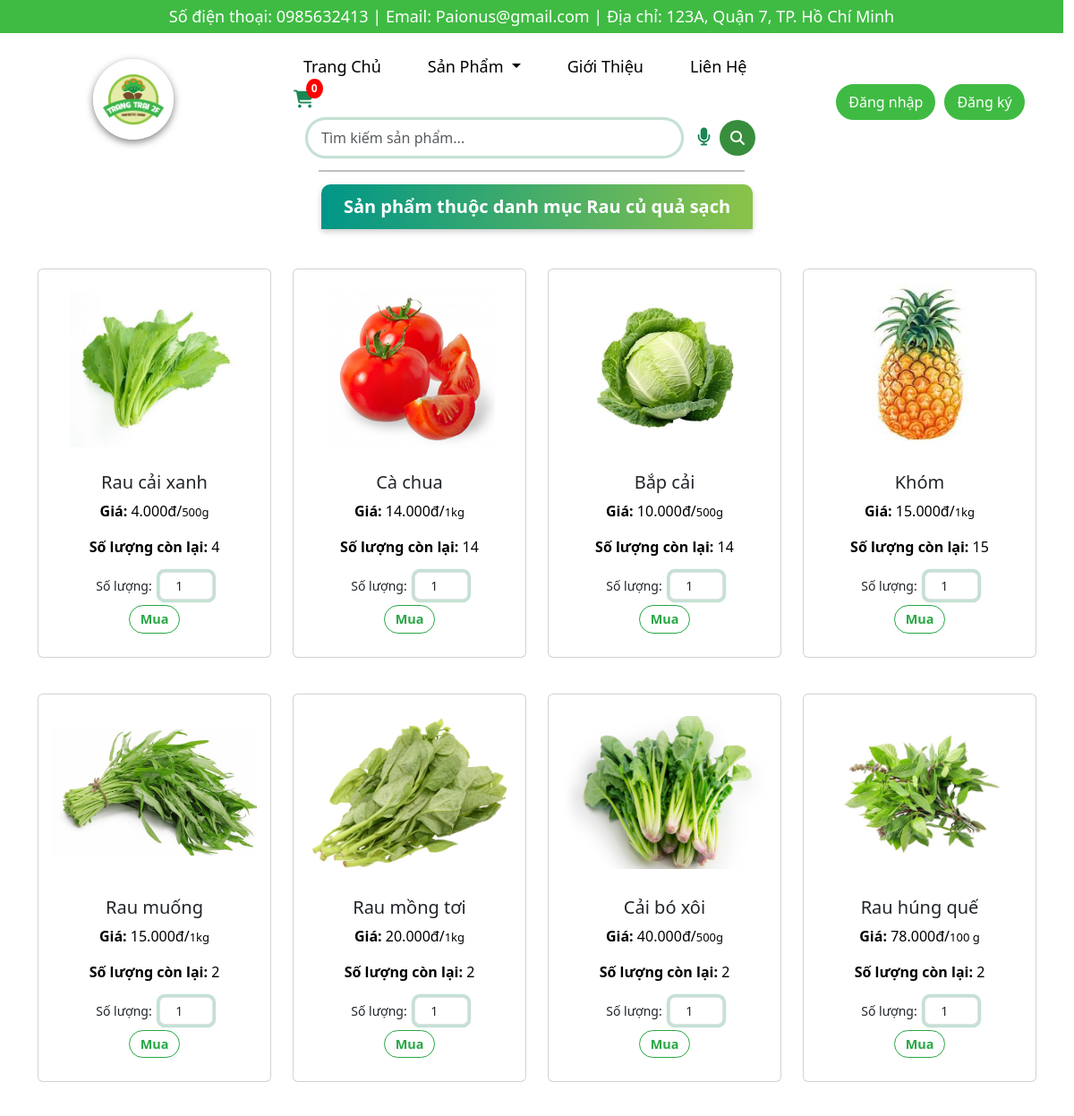
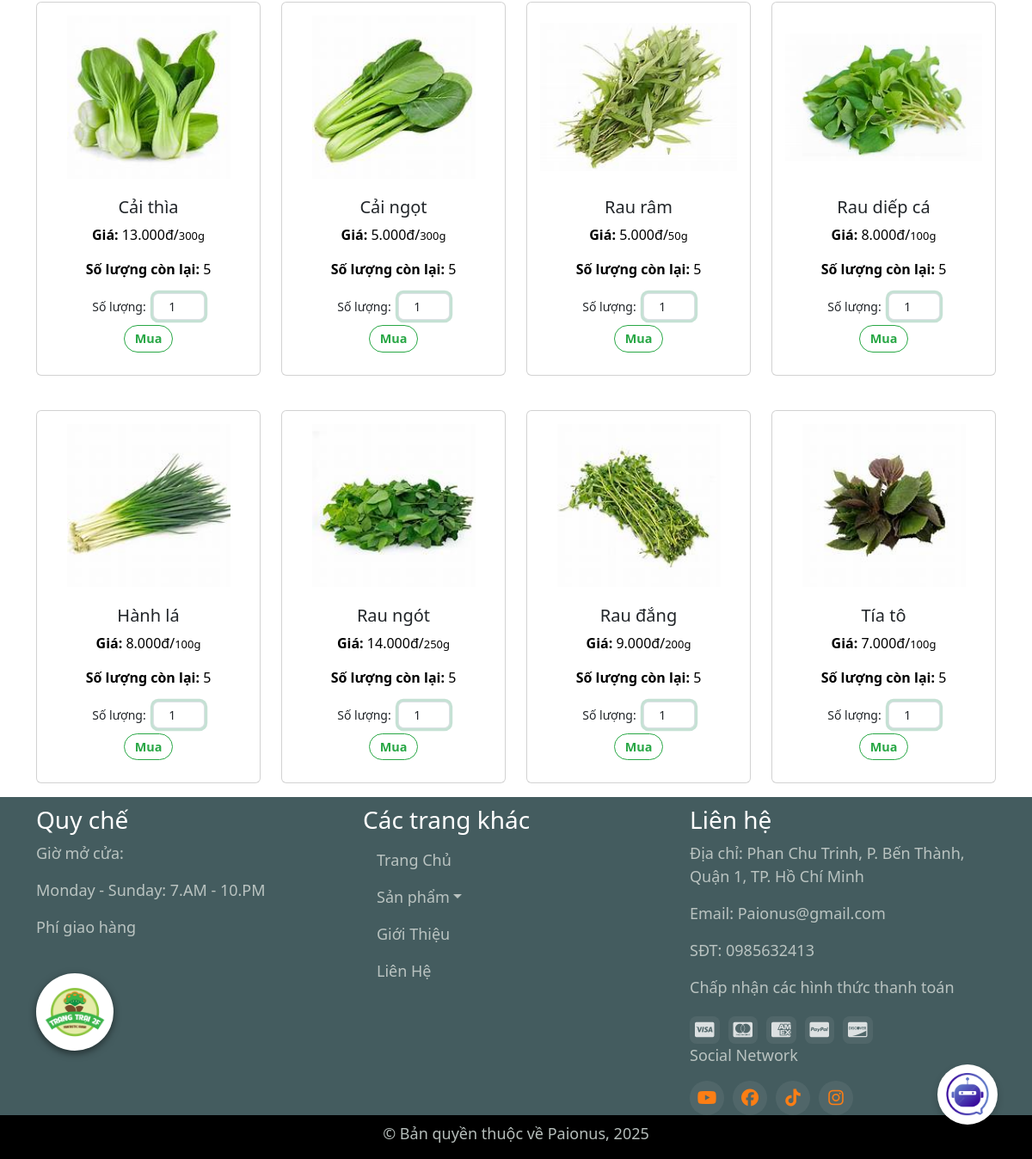
The app's page /index.php?act=sanpham&id=1 with its own data (2 pictures, top to bottom).
### tables this page shows
CREATE TABLE `danh_muc` (
  `DM_MADM` int(11) NOT NULL,
  `DM_TENDM` varchar(30) NOT NULL,
  `DM_TRANGTHAI` varchar(30) DEFAULT NULL
);

CREATE TABLE `san_pham` (
  `SP_MASP` int(11) NOT NULL,
  `SP_TENSP` varchar(30) NOT NULL,
  `SP_HINH` varchar(50) NOT NULL,
  `SP_SLTON` int(11) NOT NULL,
  `SP_MOTA` text NOT NULL,
  `SP_TRANGTHAI` varchar(30) NOT NULL,
  `SP_LUOTXEM` int(11) NOT NULL,
  `SP_PHATHANH` date NOT NULL,
  `DM_MADM` int(11) DEFAULT NULL,
  `SP_DONVI` varchar(15) DEFAULT NULL
);

### model/thuvien.php (called while the page is built, shortened)
<?php
function ketnoidb() {
    $servername = "localhost";
    $username = "root";
    $password = "";
    $dbname = "luanvan";
    try {
        $conn = new PDO("mysql:host=$servername;dbname=$dbname", $username, $password);
        $conn->setAttribute(PDO::ATTR_ERRMODE, PDO::ERRMODE_EXCEPTION);
        return $conn;
    } catch (PDOException $e) {
        echo "Kết nối thất bại: " . $e->getMessage();
    }
}
function get_name_dm($id){
    $conn = ketnoidb();
    $sql = "SELECT DM_TENDM FROM danh_muc WHERE DM_MADM = :id";
    $stmt = $conn->prepare($sql);
    $stmt->bindParam(':id', $id, PDO::PARAM_INT);
    $stmt->execute();
    $dm = $stmt->fetch(PDO::FETCH_ASSOC);
    return $dm['DM_TENDM'] ?? '';
}
function getall_product($MADANHMUC){
    $conn = ketnoidb();
    $sql = "SELECT sp.*, dm.DM_TRANGTHAI, dg_new.DG_GIAMOI
            FROM san_pham sp
            JOIN danh_muc dm ON sp.DM_MADM = dm.DM_MADM
            JOIN (
                SELECT d1.*
                FROM don_gia d1
                WHERE d1.DG_ID = (
                    SELECT d2.DG_ID
                    FROM don_gia d2
                    WHERE d2.SP_MASP = d1.SP_MASP
                    ORDER BY d2.DG_NGAYAPDUNG DESC, d2.DG_ID DESC
                    LIMIT 1
                )
            ) dg_new ON sp.SP_MASP = dg_new.SP_MASP
            WHERE sp.DM_MADM = :MADANHMUC AND sp.SP_TRANGTHAI ='Còn kinh doanh'
            ";
    $stmt = $conn->prepare($sql);
    $stmt->bindParam(':MADANHMUC', $MADANHMUC, PDO::PARAM_INT);
    $stmt->execute();
    $stmt->setFetchMode(PDO::FETCH_ASSOC);
    $sp = $stmt->fetchAll();
    return $sp;
}
?>

### view/sanpham.php (the view, shortened to what this page needs)
<!DOCTYPE html>
<html lang="en">
<head>
    <link href="https://cdn.jsdelivr.net/npm/bootstrap@5.3.3/dist/css/bootstrap.min.css" rel="stylesheet">
    <link rel="stylesheet" href="https://cdnjs.cloudflare.com/ajax/libs/font-awesome/6.5.0/css/all.min.css">
</head>
<body>
    <main>
 <?php
     echo '<div class="container mt-3">
     <div style="text-align: center;">
                            <div class="featured-title">Sản phẩm thuộc danh mục '.$name_dm.'</div>
                        </div>
      <div class="row">';
      if(isset($dssp) && is_array($dssp) && count($dssp) > 0) {
    foreach ($dssp as $sp) {
      if (isset($sp['DM_TRANGTHAI']) && $sp['DM_TRANGTHAI'] === 'Còn kinh doanh') {
        echo '<div class="col-lg-3 col-md-4 col-sm-6 mb-3 mt-4">
                        <div class="card product-card" data-id="' . htmlspecialchars($sp['SP_MASP']) . '">
                            <a href="index.php?act=chitiet&msp=' . htmlspecialchars($sp['SP_MASP']) . '">
                                <img src="./images/' . htmlspecialchars($sp['SP_HINH']) . '" class="card-img-top" alt="' . htmlspecialchars($sp['SP_TENSP']) . '">
                            </a>
                            <div class="card-body text-center">
                                    <h5 class="card-title">' . htmlspecialchars($sp['SP_TENSP']) . '</h5>
                                    <p class="card-text old-price d-none"><strong>Giá cũ: </strong>0đ</p>
                                    <p class="card-text"><strong>Giá: </strong>' . htmlspecialchars($sp['DG_GIAMOI']) . 'đ/<span class="donvi">'.$sp['SP_DONVI'].'</span></p>
                                    <p class="card-text"><strong>Số lượng còn lại:</strong> ' . htmlspecialchars($sp['SP_SLTON']) . '</p>
                                        <div class="form-group nho">
                                            <label for="soluong-' . htmlspecialchars($sp['SP_MASP']) . '">Số lượng:</label>
                                            <input type="number" id="soluong-' . htmlspecialchars($sp['SP_MASP']) . '" name="sl" min="1" max="' . htmlspecialchars($sp['SP_SLTON']) . '" value="1" class="form-control">
                                        </div>';
                                       if (isset($_SESSION['idcustomer'])){
                                            echo '<input onclick="themVaoGio('.$sp['SP_MASP'].')" type="submit" value="Mua" name="addcart" class="btn btn-primary">';
                                       } else{
                                           echo' <input onclick="thevaogiohang(this)" type="submit" value="Mua" name="addcart" class="btn btn-primary">';
                                       }
                          echo'      </div>
                        </div>
                    </div>';
    }
  }
}
    echo '</div></div>';
?>
    </main>
</body>
</html>

### records on screen
danh_muc: DM_TENDM "Rau củ quả sạch"
san_pham: SP_HINH (picture), SP_TENSP "Rau cải xanh", DG_GIAMOI "4.000", SP_DONVI "500g", SP_SLTON "4", sl "1"
san_pham: SP_HINH (picture), SP_TENSP "Cà chua", DG_GIAMOI "14.000", SP_DONVI "1kg", SP_SLTON "14"
san_pham: SP_HINH (picture), SP_TENSP "Bắp cải", DG_GIAMOI "10.000", SP_DONVI "500g", SP_SLTON "14"
san_pham: SP_HINH (picture), SP_TENSP "Khóm", DG_GIAMOI "15.000", SP_DONVI "1kg", SP_SLTON "15"
san_pham: SP_HINH (picture), SP_TENSP "Rau muống", DG_GIAMOI "15.000", SP_DONVI "1kg", SP_SLTON "2"
san_pham: SP_HINH (picture), SP_TENSP "Rau mồng tơi", DG_GIAMOI "20.000", SP_DONVI "1kg", SP_SLTON "2"
san_pham: SP_HINH (picture), SP_TENSP "Cải bó xôi", DG_GIAMOI "40.000", SP_DONVI "500g", SP_SLTON "2"
san_pham: SP_HINH (picture), SP_TENSP "Rau húng quế", DG_GIAMOI "78.000", SP_DONVI "100 g", SP_SLTON "2"
san_pham: SP_HINH (picture), SP_TENSP "Cải thìa", DG_GIAMOI "13.000", SP_DONVI "300g", SP_SLTON "5"
san_pham: SP_HINH (picture), SP_TENSP "Cải ngọt", DG_GIAMOI "5.000", SP_DONVI "300g", SP_SLTON "5"
san_pham: SP_HINH (picture), SP_TENSP "Rau râm", DG_GIAMOI "5.000", SP_DONVI "50g", SP_SLTON "5"
san_pham: SP_HINH (picture), SP_TENSP "Rau diếp cá", DG_GIAMOI "8.000", SP_DONVI "100g", SP_SLTON "5"
san_pham: SP_HINH (picture), SP_TENSP "Hành lá", DG_GIAMOI "8.000", SP_DONVI "100g", SP_SLTON "5"
san_pham: SP_HINH (picture), SP_TENSP "Rau ngót", DG_GIAMOI "14.000", SP_DONVI "250g", SP_SLTON "5"
san_pham: SP_HINH (picture), SP_TENSP "Rau đắng", DG_GIAMOI "9.000", SP_DONVI "200g", SP_SLTON "5"
san_pham: SP_HINH (picture), SP_TENSP "Tía tô", DG_GIAMOI "7.000", SP_DONVI "100g", SP_SLTON "5"
